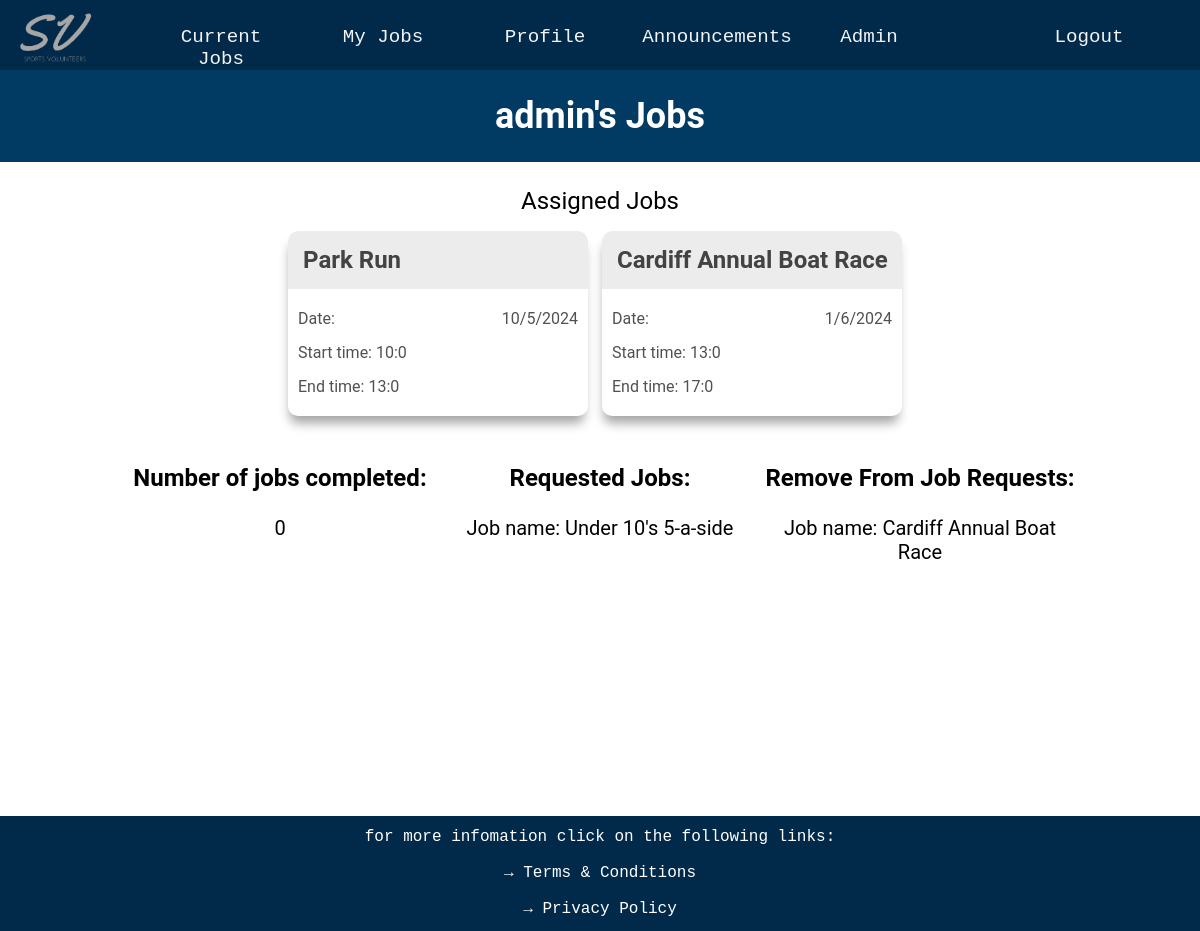
/my_jobs (signed in), run on the app's committed database.
### website/databases.py (models this page shows, shortened)
class User(UserMixin, db.Model):
    __tablename__ = 'users'
    user_id = db.Column(db.Integer, primary_key=True, autoincrement=True)
    username = db.Column(db.String(16), index=True, unique=True)
    password_hash = db.Column(db.String(64))
    email = db.Column(db.String(30))
    mobile = db.Column(db.String(15))
    preferred_name = db.Column(db.String(15))
    dob = db.Column(db.String(11))
    address = db.Column(db.String(50))
    jobs_completed = db.Column(db.Integer)
    admin = db.Column(db.Boolean)
    details = db.Column(db.String(255))
    qualifications = db.relationship('Qualification', secondary=user_qualifications,
                                     backref=db.backref('users', lazy='subquery'))
    jobs = db.relationship('Jobs', secondary='user_job_link',
                           backref=db.backref('assigned_users', lazy='dynamic'))
    def get_id(self):
        return str(self.user_id)

class Jobs(UserMixin, db.Model):
    __tablename__ = 'jobs'
    job_id = db.Column(db.Integer, primary_key=True)
    job_name = db.Column(db.String(20))
    volunteers_needed = db.Column(db.Integer)
    volunteers_needed_left = db.Column(db.Integer)
    start_time = db.Column(db.String(20))
    end_time = db.Column(db.String(20))
    date = db.Column(db.String(20))
    job_description = db.Column(db.String(300))
    job_qualifications = db.relationship('Qualification', secondary=job_requirements,
                                         backref=db.backref('required_for_jobs', lazy='subquery'))

class RemoveRequests(UserMixin, db.Model):
    __tablename__ = 'remove_requests'
    remove_request_id = db.Column(db.Integer, primary_key=True, autoincrement=True)
    user_id = db.Column(db.Integer, db.ForeignKey('users.user_id'))
    job_id = db.Column(db.Integer, db.ForeignKey('jobs.job_id'))
    user = db.relationship('User', backref=db.backref('remove_requests', lazy='subquery'))
    job = db.relationship('Jobs', backref=db.backref('remove_requests', lazy='subquery'))

### website/routes.py (the view)
@app.route('/my_jobs', methods=['GET', 'POST'])
def my_jobs():
    current_user_id = current_user.get_id()
    assigned_jobs = Jobs.query.join(UserJobLink, Jobs.job_id == UserJobLink.job_id).filter(UserJobLink.user_id == current_user_id).all()
    my_remove_requests = RemoveRequests.query.filter_by(user_id=current_user_id).all()
    requested_removal_job_ids = [rem.job_id for rem in my_remove_requests]
    assigned_job_ids = []
    for assigned_job in assigned_jobs:
        assigned_job_ids.append(assigned_job.job_id)
    requested_job_ids = []
    requested_jobs = Requests.query.filter_by(user_id=current_user_id).all()
    for requested in requested_jobs:
        requested_job_ids.append(requested.job_id)
    if 'remove_request_job_id' in request.form:
        job_id_request = request.form['remove_request_job_id']
        new_request = RemoveRequests(user_id=current_user_id, job_id=job_id_request)
        db.session.add(new_request)
        db.session.commit()
        return redirect(url_for('my_jobs'))
    return render_template('my_jobs.html',assigned_jobs=assigned_jobs, assigned_job_ids=assigned_job_ids, requested_job_ids=requested_job_ids,
                           my_remove_requests=my_remove_requests, requested_removal_job_ids=requested_removal_job_ids,
                           current_user_id=current_user_id, job_table=Jobs, prescription_level = prescription_level)

### website/routes.py (called while the page is built)
@lm.user_loader
def load_user(user_id):
    return User.query.get(int(user_id))

### website/templates/my_jobs.html (shortened to what this page needs)
{% extends "layout.html" %}
{% block page_content %}
<div class="p-title-box">
    <h1 class = 'profile-title'>{{ current_user.username }}'s Jobs  </h1>
</div>
<div class="timetable-boxes">
{% if assigned_jobs %}
    <p class='profile-box-text' style='font-size: 3vh;'>Assigned Jobs</p>
    {% for job in assigned_jobs %}
    <div class="job-content">
        <element onclick="togglePopup('{{ job.job_id }}')">
            <div class="job-box">
                <div class="job-name-box">
                    <div class="job-name"><b>{{ job.job_name }}</b></div>
                </div>
                <div>Date: <span>{{ job.date }}</span></div>
                <div>Start time: <span>{{ job.start_time }}</span></div>
                <div>End time: <span>{{ job.end_time }}</span></div>
            </div>
        </element>
    </div>
    {% endfor %}
{% else %}
    <p class='profile-box-text' style='font-size: 3vh;'>No assigned jobs currently.</p>
{% endif %}
</div>
<div class='info-boxes'>
    <div class='info-box'>
        <p class='info-box-header'><b>Number of jobs completed:</b></p>
        <p class='info-box-text'> {{ current_user.jobs_completed }} </p>
    </div>
    <div class='info-box'>
        <p class='info-box-header'><b>Requested Jobs:</b></p>
        {% if requested_job_ids %}
            {% for my_request in requested_job_ids %}
                <p class='info-box-text'> Job name: {{ job_table.query.filter_by(job_id=my_request).first().job_name }} </p>
            {% endfor %}
        {% else %}
            <p class='info-box-text'><i>No Requests</i></p>
        {% endif %}
    </div>
    <div class='info-box'>
        <p class='info-box-header'><b>Remove From Job Requests:</b></p>
        {% if my_remove_requests %}
            {% for remove_request in my_remove_requests %}
                <p class='info-box-text'> Job name: {{ job_table.query.filter_by(job_id=remove_request.job_id).first().job_name }} </p>
            {% endfor %}
        {% else %}
            <p class='info-box-text'><i>No Requests</i></p>
        {% endif %}
    </div>
    </div>
{% endblock %}

### website/static/styles.css (style rules this page uses)
.profile-title, .timetable-title { text-align: center; font-size: 3vw; color: white; }
.p-title-box, .timetable-title-box { background-color: #013A63; padding: 1px; margin-bottom: 25px; }
.profile-box-text { font-size: 4vh; margin: 1rem 1.5rem 1rem 1.5rem; width: auto; }
.timetable-boxes { margin: 0px 50px; text-align: center; }
.job-content { display: inline-block; margin-right: 10px; text-align: left; width: 300px; white-space: nowrap; overflow: hidden; text-overflow: ellipsis; border-radius: 10px; margin-bottom: 20px; box-shadow: -1px 10px 11px -3px rgb(164, 164, 164); }
.job-box { border-radius: 10px; max-width: 300px; color: #515151; }
.job-name-box div { padding: 0px 10px; }
.job-name { font-size: 24px; color: rgb(68, 67, 67); }
.job-box div:nth-child(n + 2) { padding: 0px 10px 10px 10px; margin-bottom: 5px; }
.job-box div:nth-child(2) { display: flex; justify-content: space-between; margin-top: 20px; }
.job-box div:nth-child(4) { margin-bottom: 10px; }
.job-name-box { background-color: #ececec; padding: 15px 5px 15px 5px; border-radius: 10px 10px 0px 0px; }
.info-boxes { display: flex; margin: auto; width: 80%; }
.info-box { flex: 30%; text-align: center; width: 50%; overflow: hidden; text-overflow: ellipsis; }
.info-box-header { font-size: 3vh; }
.info-box-text { font-size: 2.5vh; }

### data on the page
User: username "admin", jobs_completed "0"
Jobs: job_name "Park Run", date "10/5/2024", start_time "10:0", end_time "13:0"
Jobs: job_name "Cardiff Annual Boat Race", date "1/6/2024", start_time "13:0", end_time "17:0", query.filter_by "Cardiff Annual Boat Race"
Jobs: query.filter_by "Under 10's 5-a-side"
